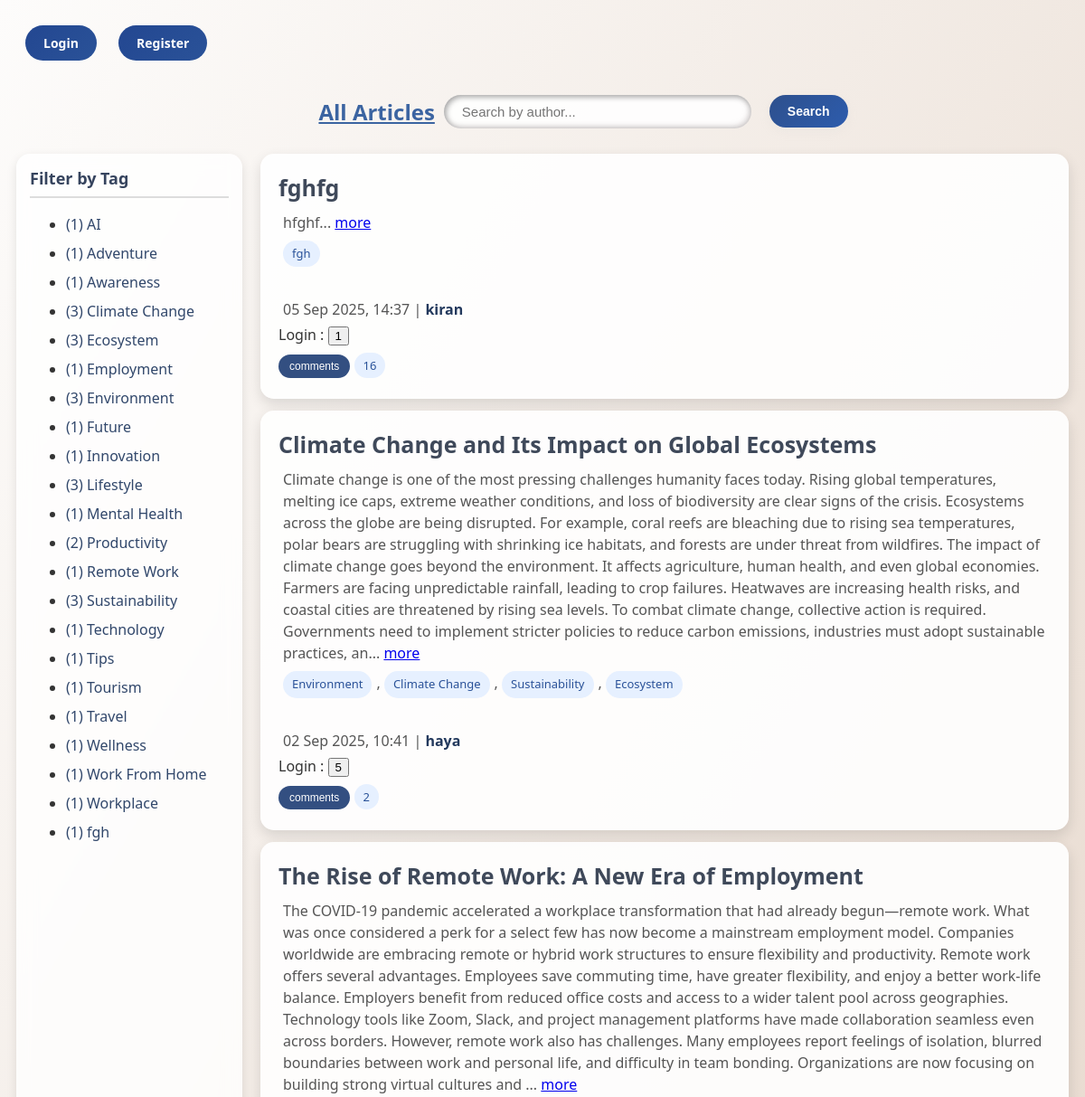
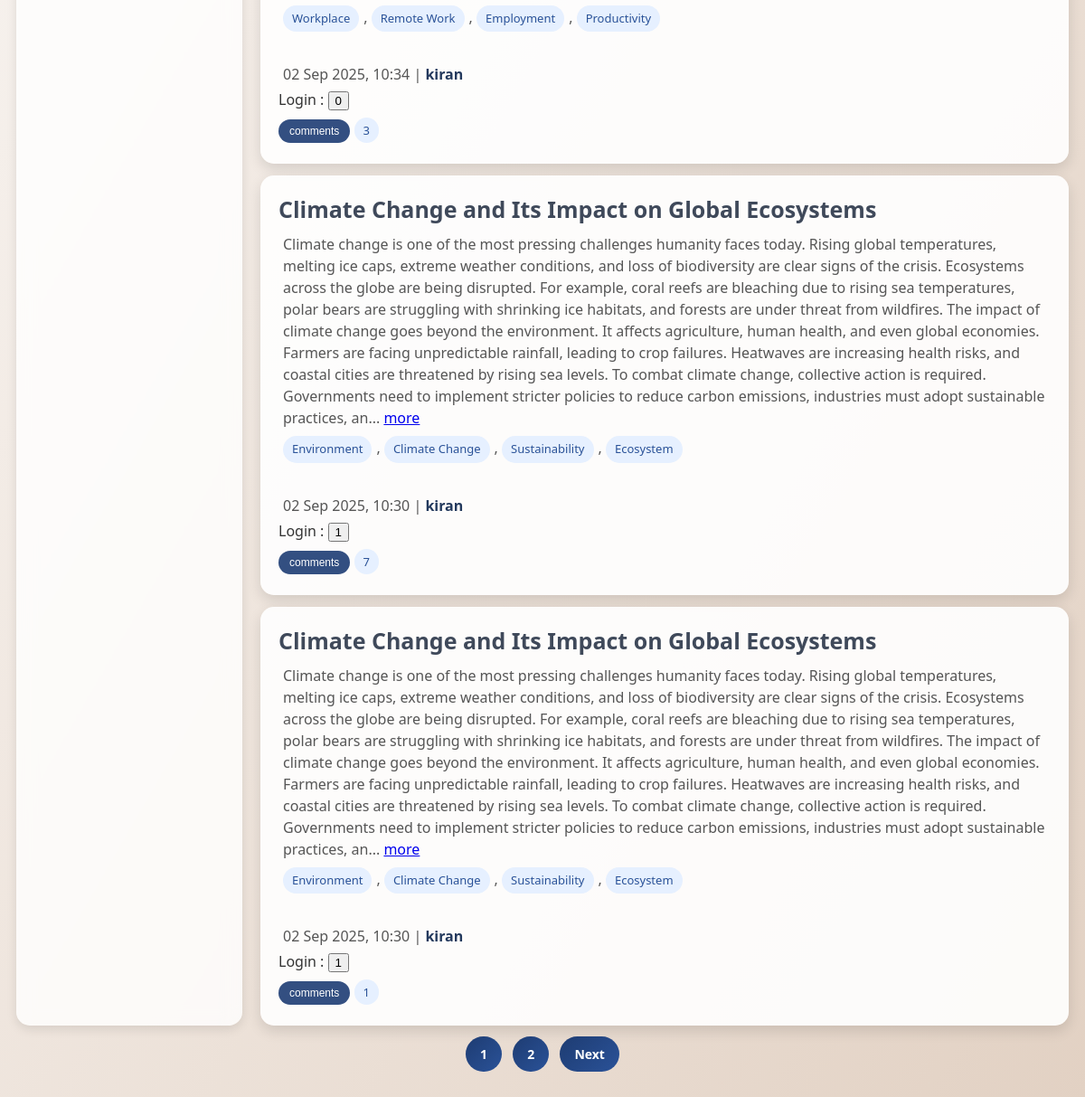
Page /article_list/ on the committed database (2 pictures, top to bottom).
### myapp/models.py (models this page shows, shortened)
class Article(models.Model):
    title = models.CharField(max_length=200)
    content = models.TextField()
    author = models.ForeignKey(User, on_delete=models.CASCADE)
    created_at = models.DateTimeField(auto_now_add=True)
    tags = models.CharField(max_length=100)
    is_draft = models.BooleanField(default=False)
    @property
    def tag_list(self):
        if self.tags:
            return [t.strip() for t in self.tags.split(",")]
        return []

### myapp/views.py (the view)
# urls.py: path('article_list/', views.article_list, name='article_list'),
def article_list(request):
    tag = request.GET.get("tag")
    author = request.GET.get("author")
    all_articles = Article.objects.filter(is_draft=False)
    tag_list = {}
    for art in all_articles:
        for t in art.tag_list:
            tag_list[t] = tag_list.get(t, 0) + 1
    tag_list = sorted(tag_list.items())
    articles = all_articles.order_by("-id")
    if tag:
        articles = [a for a in articles if tag in a.tag_list]
    if author:
        articles = articles.filter(author__username__icontains=author)
    paginator = Paginator(articles, 5)
    page_number = request.GET.get("page")
    page_obj = paginator.get_page(page_number)
    liked_articles = []
    if request.user.is_authenticated:
        liked_articles = request.user.like_set.values_list("article_id", flat=True)
    return render(request, "article_list.html", {
        "articles": page_obj,
        "tag_list": tag_list,
        "selected_tag": tag,
        "author_name": author,
        "page_obj": page_obj,
        "liked_articles": liked_articles,
    })

### myapp/templates/article_list.html (shortened to what this page needs)
{% extends 'base.html' %}
{% load static %}
{% block content %}
<div class="div2">
<div id="article-list-container">
  {% if user.is_authenticated %}
  <div class="button-3">
    <a href="{% url 'create_article' %}" class="button-link" id="create-article-link">Create a New Article</a>
    <a href="{% url 'logout' %}" class="button-link" id="logout-link">Logout</a>
    <a href="{% url 'draft_list' %}" class="button-link" id="draft-link">My Draft</a>
  </div>
  {% else %}
    <a href="{% url 'login' %}" class="button-link" id="login-link">Login</a>
    <a href="{% url 'register' %}" class="button-link" id="register-link">Register</a>
  {% endif %}
  <div class="search-bar" >
    <a href="{% url 'article_list' %}" class="underline-link" ><h2>All Articles</h2></a>
    <input type="text" id="author-search" placeholder="Search by author..."value="{{ request.GET.author|default:'' }}">
    <button id="author-search-btn" class="button-link">Search</button>
  </div>
  <div class="layout">
    <div class="tag-sidebar">
      <h3>Filter by Tag</h3>
      <ul>
        {% for tag, count in tag_list %}
          <li>
            <a href="?tag={{ tag }}">({{ count }}) {{ tag }} </a>
          </li>
        {% endfor %}
      </ul>
    </div>
    <div class="article-container">
      {% for article in articles %}
        <div class="article-card" data-id="{{ article.id }}">
          <h4> {{ article.title }}</h4>
          <p id="short-{{ article.id }}">
            {{ article.content|slice:":900" }}...
            <a href="#" class="more-link" data-id="{{ article.id }}">more</a>
          </p>
          <p>
            {% for tag in article.tag_list %}
              <span>{{ tag }}</span>{% if not forloop.last %}, {% endif %}
            {% endfor %}<br>
          </p><br>
          <p>{{ article.created_at|date:"d M Y, H:i" }} | <strong style="color:#23395d">{{ article.author.username }}</strong></p>
          {% if user.is_authenticated %}
          <button class="like-btn" data-article="{{ article.id }}">
            {% if article.id in liked_articles %}
              Liked
            {% else %}
              Like
            {% endif %}
          </button>
          {% else %}
            Login :
        {% endif %}
        <button class="like-count" id="like-count-{{ article.id }}" data-article="{{ article.id }}">
          {{ article.like_set.count|default:"0" }}
        </button>
          <div class="comments-section">
            <button class="comments-btn" data-article="{{ article.id }}">comments</button>
            <span class="comments-count" id="comments-count-{{ article.id }}">
              {{ article.comments.count|default:"0" }}
            </span>
          </div>
        </div>
      {% empty %}
        <p>No articles found.</p>
      {% endfor %}
    </div>
  </div>
</div>
  <div class="pagination" style="text-align:center; margin-top:20px;">
  {% for num in page_obj.paginator.page_range %}
    {% if page_obj.number == num %}
      <span class="button-link2" >{{ num }}</span>
    {% else %}
      <a href="?page={{ num }}{% if selected_tag %}&tag={{ selected_tag }}{% endif %}{% if author_name %}&author={{ author_name }}{% endif %}" class="button-link2">{{ num }}</a>
    {% endif %}
  {% endfor %}
  {% if page_obj.has_next %}
    <a href="?page={{ page_obj.next_page_number }}{% if selected_tag %}&tag={{ selected_tag }}{% endif %}{% if author_name %}&author={{ author_name }}{% endif %}" class="button-link2">Next</a>
  {% endif %}
  </div>
</div>
{% endblock %}

### myapp/templates/base.html (shortened to what this page needs)
{% load static %}
<!DOCTYPE html>
<html lang="en">
<head>
</head>
<body>
  <div id="page-container">
    {% block content %}{% endblock %}
  </div>
</body>
</html>

### myapp/templates/article_list.html (style rules this page uses)
body { font-family: 'Segoe UI', Tahoma, Geneva, Verdana, sans-serif; background: linear-gradient(120deg, #fdfcfb, #e2d1c3); color: #333; }
.div2 { margin: 0; padding: 10px ; max-width: 100%; }
.button-link { display: inline-block; padding: 10px 20px; background: linear-gradient(135deg, #234791ff, #2a5298); color: #fff; border-radius: 30px; text-decoration: none; font-weight: 600; font-size: 14px; margin: 10px; }
.search-bar { margin: 10px 0; gap: 10px; display: flex; justify-content: center; align-items: center; }
.search-bar input[type="text"] { padding: 10px 20px; width: 300px; border: none; border-radius: 25px; font-size: 15px; background: rgba(255,255,255,0.9); box-shadow: inset 2px 2px 6px rgba(163, 163, 163, 1), inset -2px -2px 6px rgba(206, 200, 200, 0.8); }
.search-bar button { padding: 10px 20px; border-radius: 25px; border: none; cursor: pointer; background: linear-gradient(135deg, #2e508dff, #2d5cadff); color: #fff; font-weight: 600; box-shadow: 0 4px 12px rgba(211, 208, 208, 0.15); }
.layout { display: grid; grid-template-columns: 250px 1fr; max-width: 100%; width: 100%; max-width: 100%; gap: 20px; }
.tag-sidebar { background: rgba(255,255,255,0.8); padding: 15px; border-radius: 15px; backdrop-filter: blur(10px); box-shadow: 0 4px 12px rgba(0,0,0,0.1); }
.tag-sidebar h3 { margin-top: 0; font-size: 18px; color: #36445eff; border-bottom: 2px solid #ddd; padding-bottom: 8px; }
.tag-sidebar li { margin: 10px 0; }
.tag-sidebar a { text-decoration: none; font-weight: 500; color: #31476bff; }
.article-container { display: flex; flex-direction: column; gap: 13px; }
.article-card { padding: 20px ; border-radius: 15px; background: rgba(255,255,255,0.9); box-shadow: 0 6px 15px rgba(0,0,0,0.12); }
.article-card h4 { margin: 0 0 10px; font-size: 25px; color: #3f495aff; }
.article-card p { margin: 5px ; line-height: 1.5; color: #555; }
.article-card span { display: inline-block; background: #e6f0ff; padding: 5px 10px; border-radius: 15px; font-size: 13px; margin: 3px 5px 3px 0; color: #2a5298; font-weight: 500; }
.comments-btn { background: #334f81ff; color: white; border: none; padding: 6px 12px; border-radius: 15px; cursor: pointer; font-size: 12px; margin-top: 10px; transition: 0.3s; }
.pagination { margin: 30px 0; text-align: center; }
.button-link2 { padding: 10px 16px; margin: 4px; background: linear-gradient(135deg, #1e3c72, #2a5298); color: #fff; border-radius: 25px; text-decoration: none; font-size: 14px; font-weight: 600; transition: 0.3s; }
.underline-link { text-decoration: underline; color: #3b64a1ff; margin-left: 100px; }

### rows in the picture
Article: tag_list "fgh", title "fghfg", content "hfghf", tag_list "fgh", created_at "05 Sep 2025, 14:37", author.username "kiran", like_set.count "1", comments.count "16"
Article: title "Climate Change and Its Impact on Global Ecosystems", content "Climate change is one of the most pressing challenges humanity faces today. Rising global temperatures, melting ice caps, extreme weather conditions, and loss of biodiversity are clear signs of the crisis. Ecosystems across the globe are being disrupted. For example, coral reefs are bleaching due to rising sea temperatures, polar bears are struggling with shrinking ice habitats, and forests are under threat from wildfires. The impact of climate change goes beyond the environment. It affects agriculture, human health, and even global economies. Farmers are facing unpredictable rainfall, leading to crop failures. Heatwaves are increasing health risks, and coastal cities are threatened by…", tag_list "Environment" "Climate Change" "Sustainability" "Ecosystem", created_at "02 Sep 2025, 10:41", author.username "haya", like_set.count "5", comments.count "2"
Article: title "The Rise of Remote Work: A New Era of Employment", content "The COVID-19 pandemic accelerated a workplace transformation that had already begun—remote work. What was once considered a perk for a select few has now become a mainstream employment model. Companies worldwide are embracing remote or hybrid work structures to ensure flexibility and productivity. Remote work offers several advantages. Employees save commuting time, have greater flexibility, and enjoy a better work-life balance. Employers benefit from reduced office costs and access to a wider talent pool across geographies. Technology tools like Zoom, Slack, and project management platforms have made collaboration seamless even across borders. However, remote work also has challenges. Many…", tag_list "Workplace" "Remote Work" "Employment" "Productivity", created_at "02 Sep 2025, 10:34", author.username "kiran", like_set.count "0", comments.count "3"
Article: title "Climate Change and Its Impact on Global Ecosystems", content "Climate change is one of the most pressing challenges humanity faces today. Rising global temperatures, melting ice caps, extreme weather conditions, and loss of biodiversity are clear signs of the crisis. Ecosystems across the globe are being disrupted. For example, coral reefs are bleaching due to rising sea temperatures, polar bears are struggling with shrinking ice habitats, and forests are under threat from wildfires. The impact of climate change goes beyond the environment. It affects agriculture, human health, and even global economies. Farmers are facing unpredictable rainfall, leading to crop failures. Heatwaves are increasing health risks, and coastal cities are threatened by…", tag_list "Environment" "Climate Change" "Sustainability" "Ecosystem", created_at "02 Sep 2025, 10:30", author.username "kiran", like_set.count "1", comments.count "7"
Article: title "Climate Change and Its Impact on Global Ecosystems", content "Climate change is one of the most pressing challenges humanity faces today. Rising global temperatures, melting ice caps, extreme weather conditions, and loss of biodiversity are clear signs of the crisis. Ecosystems across the globe are being disrupted. For example, coral reefs are bleaching due to rising sea temperatures, polar bears are struggling with shrinking ice habitats, and forests are under threat from wildfires. The impact of climate change goes beyond the environment. It affects agriculture, human health, and even global economies. Farmers are facing unpredictable rainfall, leading to crop failures. Heatwaves are increasing health risks, and coastal cities are threatened by…", tag_list "Environment" "Climate Change" "Sustainability" "Ecosystem", created_at "02 Sep 2025, 10:30", author.username "kiran", like_set.count "1", comments.count "1"

### other values in the picture
{{ count }} "1" "1" "1" "3" "3" "1" "3" "1" "1" "3" "1" "2" "1" "3" "1" "1" "1" "1" "1" "1" "1" "1"
{{ tag }} "AI" "Adventure" "Awareness" "Climate Change" "Ecosystem" "Employment" "Environment" "Future" "Innovation" "Lifestyle" "Mental Health" "Productivity" "Remote Work" "Sustainability" "Technology" "Tips" "Tourism" "Travel" "Wellness" "Work From Home" "Workplace"
{{ num }} "1"
{{ num }} "2"
